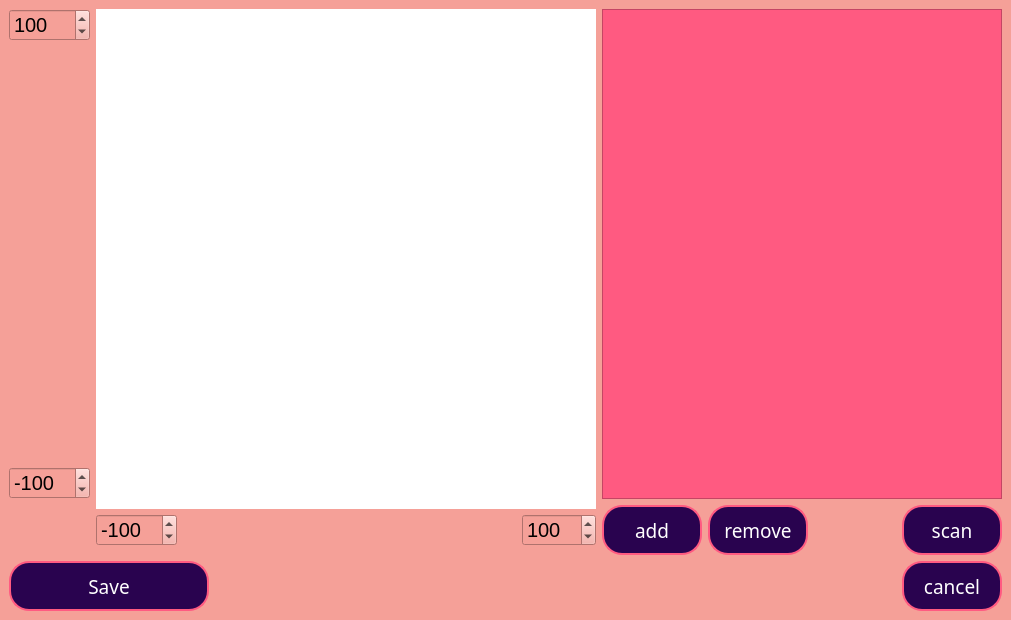
<?xml version="1.0" encoding="UTF-8"?>
<ui version="4.0">
 <class>MainWindow</class>
 <widget class="QMainWindow" name="MainWindow">
  <property name="geometry">
   <rect>
    <x>0</x>
    <y>0</y>
    <width>1011</width>
    <height>620</height>
   </rect>
  </property>
  <property name="sizePolicy">
   <sizepolicy hsizetype="Fixed" vsizetype="Fixed">
    <horstretch>0</horstretch>
    <verstretch>0</verstretch>
   </sizepolicy>
  </property>
  <property name="minimumSize">
   <size>
    <width>1011</width>
    <height>620</height>
   </size>
  </property>
  <property name="maximumSize">
   <size>
    <width>1011</width>
    <height>636</height>
   </size>
  </property>
  <property name="windowTitle">
   <string>MainWindow</string>
  </property>
  <property name="styleSheet">
   <string notr="true">background-color: rgb(245, 160, 152);</string>
  </property>
  <widget class="QWidget" name="centralwidget">
   <layout class="QVBoxLayout" name="verticalLayout_2">
    <item>
     <layout class="QGridLayout" name="gridLayout">
      <item row="0" column="2">
       <widget class="QListWidget" name="list_points">
        <property name="minimumSize">
         <size>
          <width>400</width>
          <height>0</height>
         </size>
        </property>
        <property name="maximumSize">
         <size>
          <width>400</width>
          <height>16777215</height>
         </size>
        </property>
        <property name="font">
         <font>
          <pointsize>14</pointsize>
         </font>
        </property>
        <property name="styleSheet">
         <string notr="true">background-color: rgb(255, 90, 129);</string>
        </property>
       </widget>
      </item>
      <item row="0" column="1">
       <widget class="QWidget" name="holst" native="true">
        <property name="sizePolicy">
         <sizepolicy hsizetype="Preferred" vsizetype="Fixed">
          <horstretch>0</horstretch>
          <verstretch>0</verstretch>
         </sizepolicy>
        </property>
        <property name="minimumSize">
         <size>
          <width>500</width>
          <height>500</height>
         </size>
        </property>
        <property name="maximumSize">
         <size>
          <width>500</width>
          <height>500</height>
         </size>
        </property>
        <property name="font">
         <font>
          <pointsize>12</pointsize>
         </font>
        </property>
        <property name="styleSheet">
         <string notr="true">background-color: white;</string>
        </property>
       </widget>
      </item>
      <item row="1" column="1">
       <layout class="QHBoxLayout" name="horizontalLayout">
        <item>
         <widget class="QDoubleSpinBox" name="spin_x_min">
          <property name="font">
           <font>
            <pointsize>15</pointsize>
           </font>
          </property>
          <property name="decimals">
           <number>0</number>
          </property>
          <property name="minimum">
           <double>-9999.000000000000000</double>
          </property>
          <property name="maximum">
           <double>-1.000000000000000</double>
          </property>
          <property name="singleStep">
           <double>10.000000000000000</double>
          </property>
          <property name="value">
           <double>-100.000000000000000</double>
          </property>
         </widget>
        </item>
        <item>
         <spacer name="horizontalSpacer">
          <property name="orientation">
           <enum>Qt::Horizontal</enum>
          </property>
          <property name="sizeHint" stdset="0">
           <size>
            <width>40</width>
            <height>20</height>
           </size>
          </property>
         </spacer>
        </item>
        <item>
         <widget class="QDoubleSpinBox" name="spin_x_max">
          <property name="font">
           <font>
            <pointsize>15</pointsize>
           </font>
          </property>
          <property name="decimals">
           <number>0</number>
          </property>
          <property name="minimum">
           <double>1.000000000000000</double>
          </property>
          <property name="maximum">
           <double>9999.000000000000000</double>
          </property>
          <property name="singleStep">
           <double>10.000000000000000</double>
          </property>
          <property name="value">
           <double>100.000000000000000</double>
          </property>
         </widget>
        </item>
       </layout>
      </item>
      <item row="0" column="0">
       <layout class="QVBoxLayout" name="verticalLayout">
        <item>
         <widget class="QDoubleSpinBox" name="spin_y_max">
          <property name="font">
           <font>
            <pointsize>15</pointsize>
           </font>
          </property>
          <property name="decimals">
           <number>0</number>
          </property>
          <property name="minimum">
           <double>1.000000000000000</double>
          </property>
          <property name="maximum">
           <double>9999.000000000000000</double>
          </property>
          <property name="singleStep">
           <double>10.000000000000000</double>
          </property>
          <property name="value">
           <double>100.000000000000000</double>
          </property>
         </widget>
        </item>
        <item>
         <spacer name="verticalSpacer">
          <property name="orientation">
           <enum>Qt::Vertical</enum>
          </property>
          <property name="sizeHint" stdset="0">
           <size>
            <width>20</width>
            <height>40</height>
           </size>
          </property>
         </spacer>
        </item>
        <item>
         <widget class="QDoubleSpinBox" name="spin_y_min">
          <property name="font">
           <font>
            <pointsize>15</pointsize>
           </font>
          </property>
          <property name="readOnly">
           <bool>false</bool>
          </property>
          <property name="decimals">
           <number>0</number>
          </property>
          <property name="minimum">
           <double>-9999.000000000000000</double>
          </property>
          <property name="maximum">
           <double>-1.000000000000000</double>
          </property>
          <property name="singleStep">
           <double>10.000000000000000</double>
          </property>
          <property name="value">
           <double>-100.000000000000000</double>
          </property>
         </widget>
        </item>
       </layout>
      </item>
      <item row="1" column="2">
       <layout class="QHBoxLayout" name="horizontalLayout_2">
        <item>
         <widget class="QPushButton" name="bt_add">
          <property name="sizePolicy">
           <sizepolicy hsizetype="Fixed" vsizetype="Fixed">
            <horstretch>100</horstretch>
            <verstretch>50</verstretch>
           </sizepolicy>
          </property>
          <property name="minimumSize">
           <size>
            <width>100</width>
            <height>50</height>
           </size>
          </property>
          <property name="font">
           <font>
            <family>Franklin Gothic Medium Cond</family>
            <pointsize>14</pointsize>
           </font>
          </property>
          <property name="styleSheet">
           <string notr="true">QPushButton {
	background-color:rgb(41, 3, 79);
	border: 2px solid rgb(255, 90, 129);
	border-radius: 20px;
	color: white;
}
QPushButton:pressed{
	background-color:rgb(22, 1, 43);
}</string>
          </property>
          <property name="text">
           <string>add</string>
          </property>
          <property name="checkable">
           <bool>false</bool>
          </property>
          <property name="autoRepeat">
           <bool>false</bool>
          </property>
          <property name="autoExclusive">
           <bool>false</bool>
          </property>
         </widget>
        </item>
        <item>
         <widget class="QPushButton" name="bt_remove">
          <property name="sizePolicy">
           <sizepolicy hsizetype="Fixed" vsizetype="Fixed">
            <horstretch>100</horstretch>
            <verstretch>50</verstretch>
           </sizepolicy>
          </property>
          <property name="minimumSize">
           <size>
            <width>100</width>
            <height>50</height>
           </size>
          </property>
          <property name="font">
           <font>
            <family>Franklin Gothic Medium Cond</family>
            <pointsize>14</pointsize>
           </font>
          </property>
          <property name="styleSheet">
           <string notr="true">QPushButton {
	background-color:rgb(41, 3, 79);
	border: 2px solid rgb(255, 90, 129);
	border-radius: 20px;
	color: white;
}
QPushButton:pressed{
	background-color:rgb(22, 1, 43);
}</string>
          </property>
          <property name="text">
           <string>remove</string>
          </property>
          <property name="checkable">
           <bool>false</bool>
          </property>
          <property name="autoRepeat">
           <bool>false</bool>
          </property>
          <property name="autoExclusive">
           <bool>false</bool>
          </property>
         </widget>
        </item>
        <item>
         <spacer name="horizontalSpacer_2">
          <property name="orientation">
           <enum>Qt::Horizontal</enum>
          </property>
          <property name="sizeHint" stdset="0">
           <size>
            <width>40</width>
            <height>20</height>
           </size>
          </property>
         </spacer>
        </item>
        <item>
         <widget class="QPushButton" name="bt_scan">
          <property name="sizePolicy">
           <sizepolicy hsizetype="Fixed" vsizetype="Fixed">
            <horstretch>100</horstretch>
            <verstretch>50</verstretch>
           </sizepolicy>
          </property>
          <property name="minimumSize">
           <size>
            <width>100</width>
            <height>50</height>
           </size>
          </property>
          <property name="font">
           <font>
            <family>Franklin Gothic Medium Cond</family>
            <pointsize>14</pointsize>
           </font>
          </property>
          <property name="styleSheet">
           <string notr="true">QPushButton {
	background-color:rgb(41, 3, 79);
	border: 2px solid rgb(255, 90, 129);
	border-radius: 20px;
	color: white;
}
QPushButton:pressed{
	background-color:rgb(22, 1, 43);
}</string>
          </property>
          <property name="text">
           <string>scan</string>
          </property>
          <property name="checkable">
           <bool>false</bool>
          </property>
          <property name="autoRepeat">
           <bool>false</bool>
          </property>
          <property name="autoExclusive">
           <bool>false</bool>
          </property>
         </widget>
        </item>
       </layout>
      </item>
     </layout>
    </item>
    <item>
     <layout class="QHBoxLayout" name="horizontalLayout_8">
      <item>
       <widget class="QPushButton" name="bt_save">
        <property name="minimumSize">
         <size>
          <width>200</width>
          <height>50</height>
         </size>
        </property>
        <property name="font">
         <font>
          <family>Franklin Gothic Medium Cond</family>
          <pointsize>14</pointsize>
          <italic>false</italic>
         </font>
        </property>
        <property name="styleSheet">
         <string notr="true">QPushButton {
	background-color:rgb(41, 3, 79);
	border: 2px solid rgb(255, 90, 129);
	border-radius: 20px;
	color: white;
}
QPushButton:pressed{
	background-color:rgb(22, 1, 43);
}</string>
        </property>
        <property name="text">
         <string>Save</string>
        </property>
       </widget>
      </item>
      <item>
       <spacer name="horizontalSpacer_4">
        <property name="orientation">
         <enum>Qt::Horizontal</enum>
        </property>
        <property name="sizeHint" stdset="0">
         <size>
          <width>40</width>
          <height>20</height>
         </size>
        </property>
       </spacer>
      </item>
      <item>
       <widget class="QPushButton" name="bt_cancel">
        <property name="sizePolicy">
         <sizepolicy hsizetype="Fixed" vsizetype="Fixed">
          <horstretch>100</horstretch>
          <verstretch>50</verstretch>
         </sizepolicy>
        </property>
        <property name="minimumSize">
         <size>
          <width>100</width>
          <height>50</height>
         </size>
        </property>
        <property name="font">
         <font>
          <family>Franklin Gothic Medium Cond</family>
          <pointsize>14</pointsize>
         </font>
        </property>
        <property name="styleSheet">
         <string notr="true">QPushButton {
	background-color:rgb(41, 3, 79);
	border: 2px solid rgb(255, 90, 129);
	border-radius: 20px;
	color: white;
}
QPushButton:pressed{
	background-color:rgb(22, 1, 43);
}</string>
        </property>
        <property name="text">
         <string>cancel</string>
        </property>
        <property name="checkable">
         <bool>false</bool>
        </property>
        <property name="autoRepeat">
         <bool>false</bool>
        </property>
        <property name="autoExclusive">
         <bool>false</bool>
        </property>
       </widget>
      </item>
     </layout>
    </item>
   </layout>
  </widget>
 </widget>
 <resources/>
 <connections>
  <connection>
   <sender>bt_remove</sender>
   <signal>clicked()</signal>
   <receiver>list_points</receiver>
   <slot>clear()</slot>
   <hints>
    <hint type="sourcelabel">
     <x>749</x>
     <y>534</y>
    </hint>
    <hint type="destinationlabel">
     <x>740</x>
     <y>68</y>
    </hint>
   </hints>
  </connection>
 </connections>
</ui>
